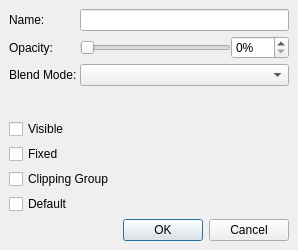
<?xml version="1.0" encoding="UTF-8"?>
<ui version="4.0">
 <class>LayerProperties</class>
 <widget class="QWidget" name="LayerProperties">
  <property name="windowModality">
   <enum>Qt::WindowModal</enum>
  </property>
  <property name="geometry">
   <rect>
    <x>0</x>
    <y>0</y>
    <width>298</width>
    <height>250</height>
   </rect>
  </property>
  <property name="windowTitle">
   <string>Layer Properties</string>
  </property>
  <layout class="QVBoxLayout" name="verticalLayout">
   <property name="spacing">
    <number>5</number>
   </property>
   <property name="leftMargin">
    <number>9</number>
   </property>
   <property name="topMargin">
    <number>9</number>
   </property>
   <property name="rightMargin">
    <number>9</number>
   </property>
   <property name="bottomMargin">
    <number>9</number>
   </property>
   <item>
    <layout class="QFormLayout" name="formLayout">
     <property name="fieldGrowthPolicy">
      <enum>QFormLayout::AllNonFixedFieldsGrow</enum>
     </property>
     <property name="horizontalSpacing">
      <number>3</number>
     </property>
     <property name="verticalSpacing">
      <number>5</number>
     </property>
     <item row="0" column="0">
      <widget class="QLabel" name="titleLabel">
       <property name="text">
        <string>Name:</string>
       </property>
      </widget>
     </item>
     <item row="0" column="1">
      <widget class="QLineEdit" name="title"/>
     </item>
     <item row="1" column="0">
      <widget class="QLabel" name="opacityLabel">
       <property name="text">
        <string>Opacity:</string>
       </property>
      </widget>
     </item>
     <item row="1" column="1">
      <layout class="QHBoxLayout" name="horizontalLayout">
       <item>
        <widget class="QSlider" name="opacitySlider">
         <property name="maximum">
          <number>100</number>
         </property>
         <property name="orientation">
          <enum>Qt::Horizontal</enum>
         </property>
        </widget>
       </item>
       <item>
        <widget class="QSpinBox" name="opacitySpinner">
         <property name="suffix">
          <string>%</string>
         </property>
         <property name="maximum">
          <number>100</number>
         </property>
        </widget>
       </item>
      </layout>
     </item>
     <item row="2" column="0">
      <widget class="QLabel" name="blendModeLabel">
       <property name="text">
        <string>Blend Mode:</string>
       </property>
      </widget>
     </item>
     <item row="2" column="1">
      <widget class="QComboBox" name="blendMode"/>
     </item>
    </layout>
   </item>
   <item>
    <widget class="QCheckBox" name="visible">
     <property name="text">
      <string>Visible</string>
     </property>
    </widget>
   </item>
   <item>
    <widget class="QCheckBox" name="fixed">
     <property name="text">
      <string>Fixed</string>
     </property>
    </widget>
   </item>
   <item>
    <widget class="QCheckBox" name="clippingGroup">
     <property name="text">
      <string>Clipping Group</string>
     </property>
    </widget>
   </item>
   <item>
    <widget class="QCheckBox" name="defaultLayer">
     <property name="text">
      <string>Default</string>
     </property>
    </widget>
   </item>
   <item>
    <widget class="QDialogButtonBox" name="buttonBox">
     <property name="standardButtons">
      <set>QDialogButtonBox::Cancel|QDialogButtonBox::Ok</set>
     </property>
    </widget>
   </item>
  </layout>
 </widget>
 <resources/>
 <connections>
  <connection>
   <sender>opacitySlider</sender>
   <signal>valueChanged(int)</signal>
   <receiver>opacitySpinner</receiver>
   <slot>setValue(int)</slot>
   <hints>
    <hint type="sourcelabel">
     <x>154</x>
     <y>77</y>
    </hint>
    <hint type="destinationlabel">
     <x>259</x>
     <y>77</y>
    </hint>
   </hints>
  </connection>
  <connection>
   <sender>opacitySpinner</sender>
   <signal>valueChanged(int)</signal>
   <receiver>opacitySlider</receiver>
   <slot>setValue(int)</slot>
   <hints>
    <hint type="sourcelabel">
     <x>259</x>
     <y>77</y>
    </hint>
    <hint type="destinationlabel">
     <x>154</x>
     <y>77</y>
    </hint>
   </hints>
  </connection>
 </connections>
</ui>
